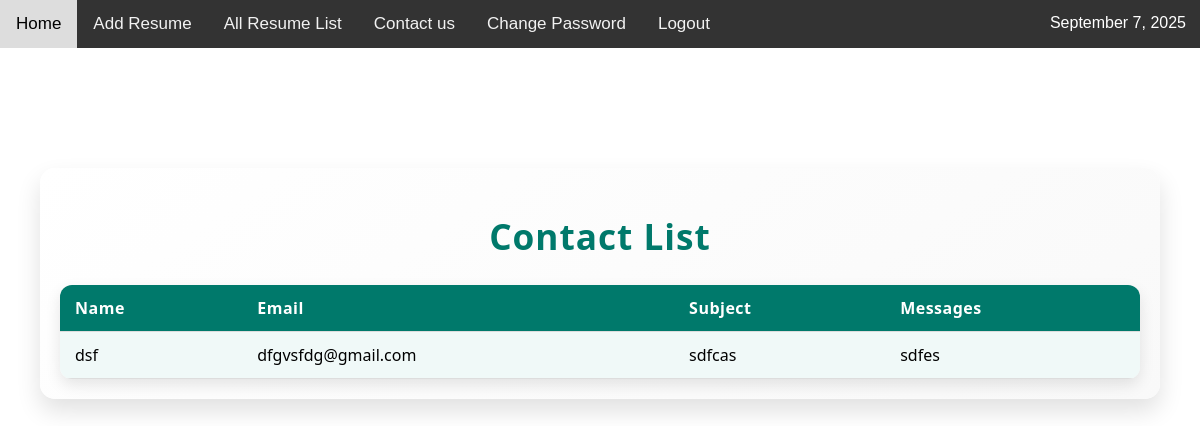
Screenshot of /contacts/ (signed in) with the database file from the repository.
### Portfolio/models.py (models this page shows)
class ContactMessage(models.Model):
    name = models.CharField(max_length=100)
    email = models.EmailField()
    subject = models.CharField(max_length=200)
    message = models.TextField()
    created_at = models.DateTimeField(auto_now_add=True)

### Portfolio/views.py (the view)
# urls.py: path('contacts/', contact_list_view, name='contact_list'),
@login_required
def contact_list_view(request):
    messages = ContactMessage.objects.all().order_by("-created_at")
    return render(request, "contact_list.html", {"messages": messages })

### Portfolio/templates/contact_list.html (shortened to what this page needs)
{% extends 'base.html' %}
{% block body %}
    <div class="container">
        <h1>Contact List</h1>
        <table id="resume-table">
            <tr>
                <th>Name</th>
                <th>Email</th>
                <th>Subject</th>
                <th>Messages</th>
            </tr>
            {% for m in messages %}
            <tr>
                <td>{{ m.name }}</td>
                <td>{{ m.email}}</td>
                <td>{{ m.subject }}</td>
                <td>{{ m.message }}</td>
            </tr>
            {% empty %}
            <tr>
                <td colspan="4">No resumes available.</td>
            </tr>
            {% endfor %}
        </table>
    </div>
{% endblock body %}

### Portfolio/templates/base.html (style rules this page uses)
body { margin: 0; font-family: Arial, Helvetica, sans-serif; }

### Portfolio/templates/contact_list.html (style rules this page uses)
.container { width: 90%; max-width: 1100px; margin: 120px auto 50px auto; padding: 20px; background: linear-gradient(145deg, #ffffff, #f9f9f9); border-radius: 15px; box-shadow: 0 12px 25px rgba(0,0,0,0.12); font-family: 'Segoe UI', Tahoma, Geneva, Verdana, sans-serif; }
.container h1 { text-align: center; color: #00796b; margin-bottom: 25px; font-size: 2.2em; letter-spacing: 1px; }
#resume-table { width: 100%; border-collapse: collapse; border-radius: 12px; overflow: hidden; box-shadow: 0 6px 15px rgba(0,0,0,0.1); }
#resume-table th, #resume-table td { padding: 12px 15px; text-align: left; transition: all 0.3s ease; }
#resume-table th { background-color: #00796b; color: #fff; font-size: 1em; letter-spacing: 0.5px; }
#resume-table tr { border-bottom: 1px solid #ddd; }
#resume-table tr:nth-child(even) { background-color: #f0f9f8; }

### rows the page displays
ContactMessage: name "dsf", email "dfgvsfdg@gmail.com", subject "sdfcas", message "sdfes"
